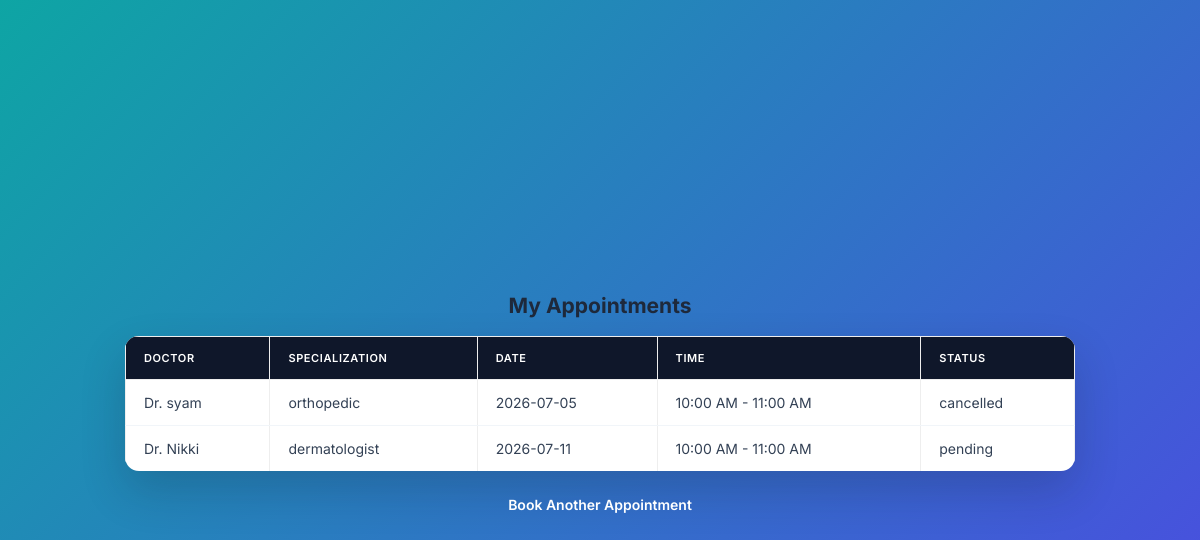
The app's page /patient/appointments (signed in) with its own data.
### tables this page shows
CREATE TABLE appointments (
        id INTEGER PRIMARY KEY AUTOINCREMENT,
        patient_id INTEGER,
        doctor_id INTEGER,
        slot_id INTEGER,
        status TEXT DEFAULT 'pending',
        created_at TIMESTAMP DEFAULT CURRENT_TIMESTAMP, token_number INTEGER, problem TEXT, problem_fee REAL DEFAULT 0, total_fee REAL, next_visit_date TEXT, diagnosis TEXT, patient_name TEXT, patient_phone TEXT,
        FOREIGN KEY (patient_id) REFERENCES users(id),
        FOREIGN KEY (doctor_id) REFERENCES doctors(id),
        FOREIGN KEY (slot_id) REFERENCES availability(id)
    );

CREATE TABLE users (
        id INTEGER PRIMARY KEY AUTOINCREMENT,
        name TEXT NOT NULL,
        email TEXT UNIQUE NOT NULL,
        password TEXT NOT NULL,
        role TEXT NOT NULL
    );

CREATE TABLE doctors (
        id INTEGER PRIMARY KEY AUTOINCREMENT,
        user_id INTEGER,
        specialization TEXT,
        experience INTEGER,
        fee INTEGER,
        FOREIGN KEY (user_id) REFERENCES users(id)
    );

CREATE TABLE availability (
        id INTEGER PRIMARY KEY AUTOINCREMENT,
        doctor_id INTEGER,
        date TEXT,
        time_slot TEXT,
        is_booked INTEGER DEFAULT 0,
        FOREIGN KEY (doctor_id) REFERENCES doctors(id)
    );

### app.py (the view)
@app.route('/patient/appointments')
def my_appointments():
    if 'user_id' not in session or session['role'] != 'patient':
        return redirect(url_for('login'))
    conn = get_db()
    appointments = conn.execute('SELECT appointments.status, users.name, doctors.specialization, availability.date, availability.time_slot FROM appointments JOIN doctors ON appointments.doctor_id = doctors.id JOIN users ON doctors.user_id = users.id JOIN availability ON appointments.slot_id = availability.id WHERE appointments.patient_id = ?', (session['user_id'],)).fetchall()
    conn.close()
    return render_template('my_appointments.html', appointments=appointments)

### app.py (called while the page is built)
def get_db():
    conn = sqlite3.connect('appointments.db')
    conn.row_factory = sqlite3.Row
    return conn

### templates/my_appointments.html (shortened to what this page needs)
<!DOCTYPE html>
<html lang="en">
<head>
    <link rel="stylesheet" href="{{ url_for('static', filename='style.css') }}">
</head>
<body>
    <h2>My Appointments</h2>
    <table border="1" cellpadding="8">
        <tr>
            <th>Doctor</th>
            <th>Specialization</th>
            <th>Date</th>
            <th>Time</th>
            <th>Status</th>
        </tr>
        {% for appt in appointments %}
        <tr>
            <td>Dr. {{ appt['name'] }}</td>
            <td>{{ appt['specialization'] }}</td>
            <td>{{ appt['date'] }}</td>
            <td>{{ appt['time_slot'] }}</td>
            <td>{{ appt['status'] }}</td>
        </tr>
        {% endfor %}
    </table>
    <p><a href="/patient/doctors">Book Another Appointment</a></p>
</body>
</html>

### static/style.css (style rules this page uses)
* { box-sizing: border-box; margin: 0; padding: 0; }
html, body { height: 100%; }
body { font-family: 'Inter', sans-serif; background: linear-gradient(135deg, #0ea5a4, #4f46e5); min-height: 100vh; display: flex; flex-direction: column; align-items: center; justify-content: center; padding: 40px 20px; color: #1e293b; }
h2 { font-size: 21px; font-weight: 700; color: #1e293b; margin: 20px 0 18px 0; }
p { color: #e0f2f1; font-size: 14px; margin-bottom: 15px; text-align: center; }
table { border-collapse: collapse; width: 100%; max-width: 950px; background: #ffffff; border: none; border-radius: 14px; overflow: hidden; margin-bottom: 25px; box-shadow: 0 20px 45px rgba(15, 23, 42, 0.2); }
th, td { padding: 14px 18px; text-align: left; font-size: 14px; }
th { background: #0f172a; color: #ffffff; text-transform: uppercase; font-size: 11px; letter-spacing: 0.6px; font-weight: 600; }
td { border-bottom: 1px solid #f1f5f9; color: #334155; }
tr:last-child td { border-bottom: none; }
a { color: #ffffff; font-weight: 600; text-decoration: none; font-size: 14px; }

### records on screen
appointments: name "syam", specialization "orthopedic", date "2026-07-05", time_slot "10:00 AM - 11:00 AM", status "cancelled"
appointments: name "Nikki", specialization "dermatologist", date "2026-07-11", time_slot "10:00 AM - 11:00 AM", status "pending"
